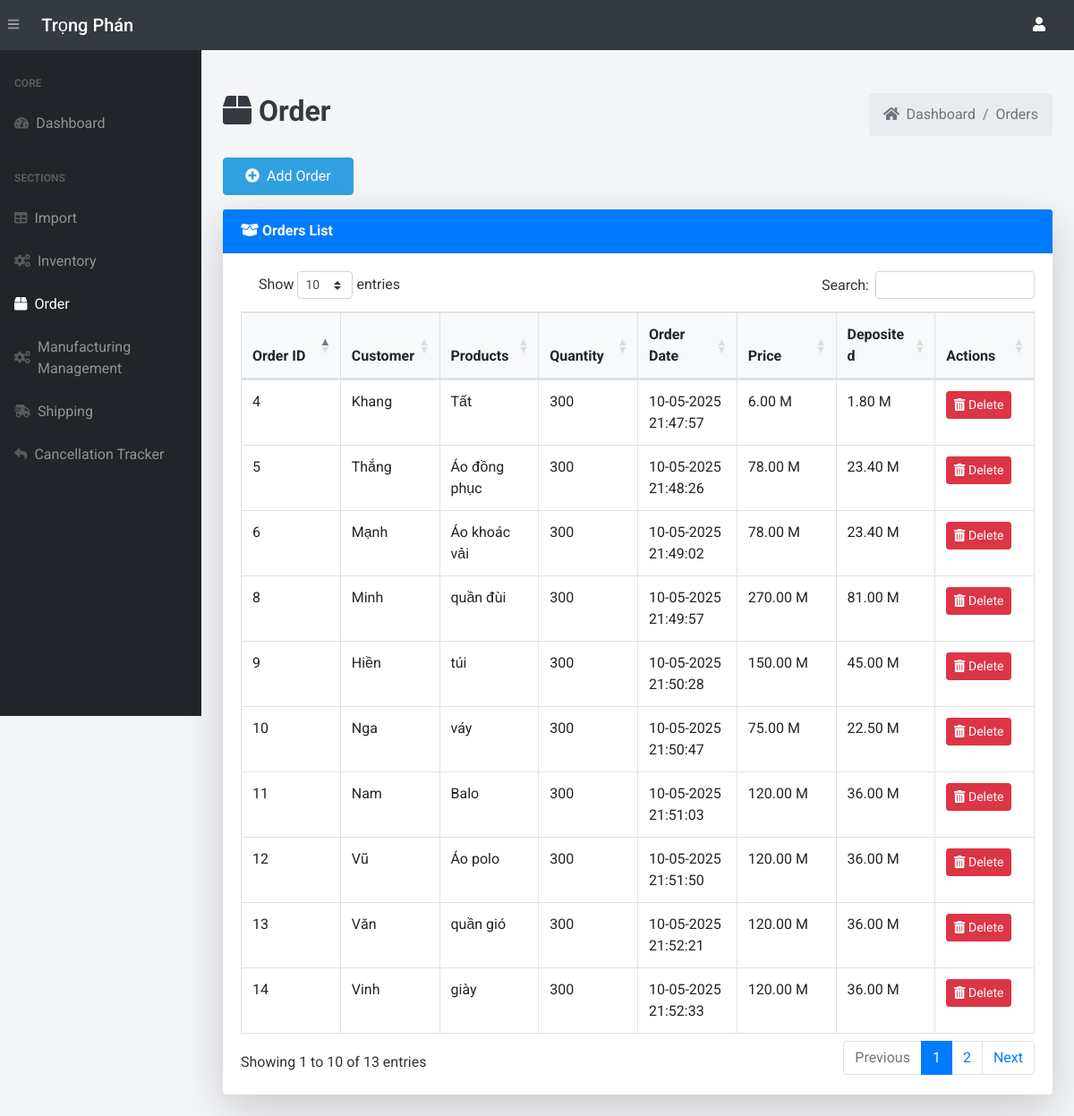
Page /order/ (signed in) on the committed database.
### app.py (models this page shows, shortened)
class Order(db.Model):
    __tablename__ = 'orders'
    order_id = db.Column(db.Integer, primary_key=True)
    cus_name = db.Column(db.String(255), nullable=False)  # Customer Name
    cus_contact = db.Column(db.String(255), nullable=False)  # Customer Contact
    cus_address = db.Column(db.String(255), nullable=False)  # Customer Address
    order_date = db.Column(db.DateTime, default=vietnam_now)
    price = db.Column(db.Numeric(10, 2), nullable=False)
    deposit_amount = db.Column(db.Float, nullable=False, default=0.0)
    deposit_percent = db.Column(db.Float, nullable=False, default=0.0)
    orprice=db.Column(db.Numeric(10, 2), nullable=False)
    status = db.Column(db.String(50), default="Processing")
    order_details = db.relationship('OrderDetail', backref='order_relation', lazy=True)

class OrderDetail(db.Model):
    __tablename__ = 'order_details'
    order_detail_id = db.Column(db.Integer, primary_key=True)
    order_id = db.Column(db.Integer, db.ForeignKey('orders.order_id'))
    product_name = db.Column(db.String(100))
    product_price = db.Column(db.Float)
    quantity = db.Column(db.Integer)
    odstarus=db.Column(db.String(50), default="Processing")
    import_id = db.Column(db.Integer, db.ForeignKey('imports.import_id'))  # Import relation
    import_record = db.relationship('Import', backref='order_details', lazy=True)

### app.py (the view)
@app.route('/order/', methods=["GET", "POST"])
@login_required
def view_order():
    orders = Order.query.all()
    return render_template("order.html", orders=orders)

### app.py (called while the page is built, shortened)
@login_manager.user_loader
def load_user(user_id):
    return User.query.get(int(user_id))

def add_monthly_data():
    current_year = datetime.now().year
    months = [f"{current_year}-{str(month).zfill(2)}" for month in range(1, 4)]
    for month in months:
        existing_month_data = db.session.query(Order).filter(Order.order_date.like(f'{month}%')).first()
    db.session.commit()

@app.before_request
def initialize_data():
    add_monthly_data()

@app.template_filter('format_price')
@login_required
def format_price(value):
    try:
        if value >= 1000000000:
            return "{:,.2f} B".format(value / 1000000000)
        elif value >= 1000000:
            return "{:,.2f} M".format(value / 1000000)
        return "{:,.2f}".format(value)
    except (ValueError, TypeError):
        return value

### templates/order.html (shortened to what this page needs)
{% extends 'base.html' %}
{% block content %}
<main>
    <div class="container-fluid mt-5">
        <div class="d-flex justify-content-between align-items-center mb-4">
            <h1 class="text-dark font-weight-bold"  style="font-size: 2rem;"><i class="fas fa-box"></i> Order</h1>
            <ol class="breadcrumb mb-0">
                <li class="breadcrumb-item"><a href="/" class="text-decoration-none text-muted"><i class="fas fa-home mr-1"></i> Dashboard</a></li>
                <li class="breadcrumb-item active">Orders</li>
            </ol>
        </div>
        <a href="/add-order/" class="btn btn-add px-4 py-2 mb-3">
            <i class="fas fa-plus-circle mr-2"></i>Add Order
        </a>
        <div class="card shadow-lg border-0 mb-4">
            <div class="card-header bg-primary text-white font-weight-bold">
                <i class="fas fa-box-open"></i> Orders List
            </div>
            <div class="card-body">
                <div class="table-responsive">
                    {% if orders %}
                        <table class="table table-bordered table-hover" id="dataTable" width="100%" cellspacing="0" style="table-layout: fixed;">
                            <thead class="bg-light">
                                <tr>
                                    <th>Order ID</th>
                                    <th>Customer</th>
                                    <th>Products</th>
                                    <th>Quantity</th>
                                    <th>Order Date</th>
                                    <th>Price</th>
                                    <th>Deposited</th>
                                    <th>Actions</th>
                                </tr>
                            </thead>
                            <tbody>
                                {% for order in orders %}
                                    <tr>
                                        <td>{{ order.order_id }}</td>
                                        <td>{{ order.cus_name }}</td>
                                        <td>
                                            {% for order_detail in order.order_details %}
                                                {{ order_detail.product_name }} <br>
                                            {% endfor %}
                                        </td>
                                        <td>
                                            {% for order_detail in order.order_details %}
                                                {{ order_detail.quantity }}<br>
                                            {% endfor %}
                                        </td>
                                        <td>{{ order.order_date.strftime('%d-%m-%Y %H:%M:%S') }}</td>
                                        <td>{{ order.price | format_price }}</td>
                                        <td>{{ order.deposit_amount | format_price }}</td>
                                        <td>
                                            <form action="{{ url_for('deleteOrder', order_id=order.order_id) }}" method="POST" style="display:inline;">
                                                <button type="submit" class="btn btn-danger btn-sm hover-shadow" onclick="return confirm('Are you sure you want to delete this order item?')">
                                                    <i class="fas fa-trash-alt"></i> Delete
                                                </button>
                                            </form>
                                        </td>
                                    </tr>
                                {% endfor %}
                            </tbody>
                        </table>
                    {% else %}
                        <p>No orders found.</p>
                    {% endif %}
                </div>
            </div>
        </div>
    </div>
</main>
{% endblock %}

### templates/base.html (style rules this page uses)
body { font-family: 'Roboto', sans-serif; background-color: #f4f5f7; color: #333; }
#dataTable { width: 100% !important; margin-top: 20px; }

### rows in the picture
Order: order_id "4", cus_name "Khang", order_date "10-05-2025 21:47:57", price "6.00 M", deposit_amount "1.80 M"
OrderDetail: product_name "Tất", quantity "300"
Order: order_id "5", cus_name "Thắng", order_date "10-05-2025 21:48:26", price "78.00 M", deposit_amount "23.40 M"
OrderDetail: product_name "Áo đồng phục", quantity "300"
Order: order_id "6", cus_name "Mạnh", order_date "10-05-2025 21:49:02", price "78.00 M", deposit_amount "23.40 M"
OrderDetail: product_name "Áo khoác vải", quantity "300"
Order: order_id "8", cus_name "Minh", order_date "10-05-2025 21:49:57", price "270.00 M", deposit_amount "81.00 M"
OrderDetail: product_name "quần đùi", quantity "300"
Order: order_id "9", cus_name "Hiền", order_date "10-05-2025 21:50:28", price "150.00 M", deposit_amount "45.00 M"
OrderDetail: product_name "túi", quantity "300"
Order: order_id "10", cus_name "Nga", order_date "10-05-2025 21:50:47", price "75.00 M", deposit_amount "22.50 M"
OrderDetail: product_name "váy", quantity "300"
Order: order_id "11", cus_name "Nam", order_date "10-05-2025 21:51:03", price "120.00 M", deposit_amount "36.00 M"
OrderDetail: product_name "Balo", quantity "300"
Order: order_id "12", cus_name "Vũ", order_date "10-05-2025 21:51:50", price "120.00 M", deposit_amount "36.00 M"
OrderDetail: product_name "Áo polo", quantity "300"
Order: order_id "13", cus_name "Văn", order_date "10-05-2025 21:52:21", price "120.00 M", deposit_amount "36.00 M"
OrderDetail: product_name "quần gió", quantity "300"
Order: order_id "14", cus_name "Vinh", order_date "10-05-2025 21:52:33", price "120.00 M", deposit_amount "36.00 M"
OrderDetail: product_name "giày", quantity "300"
